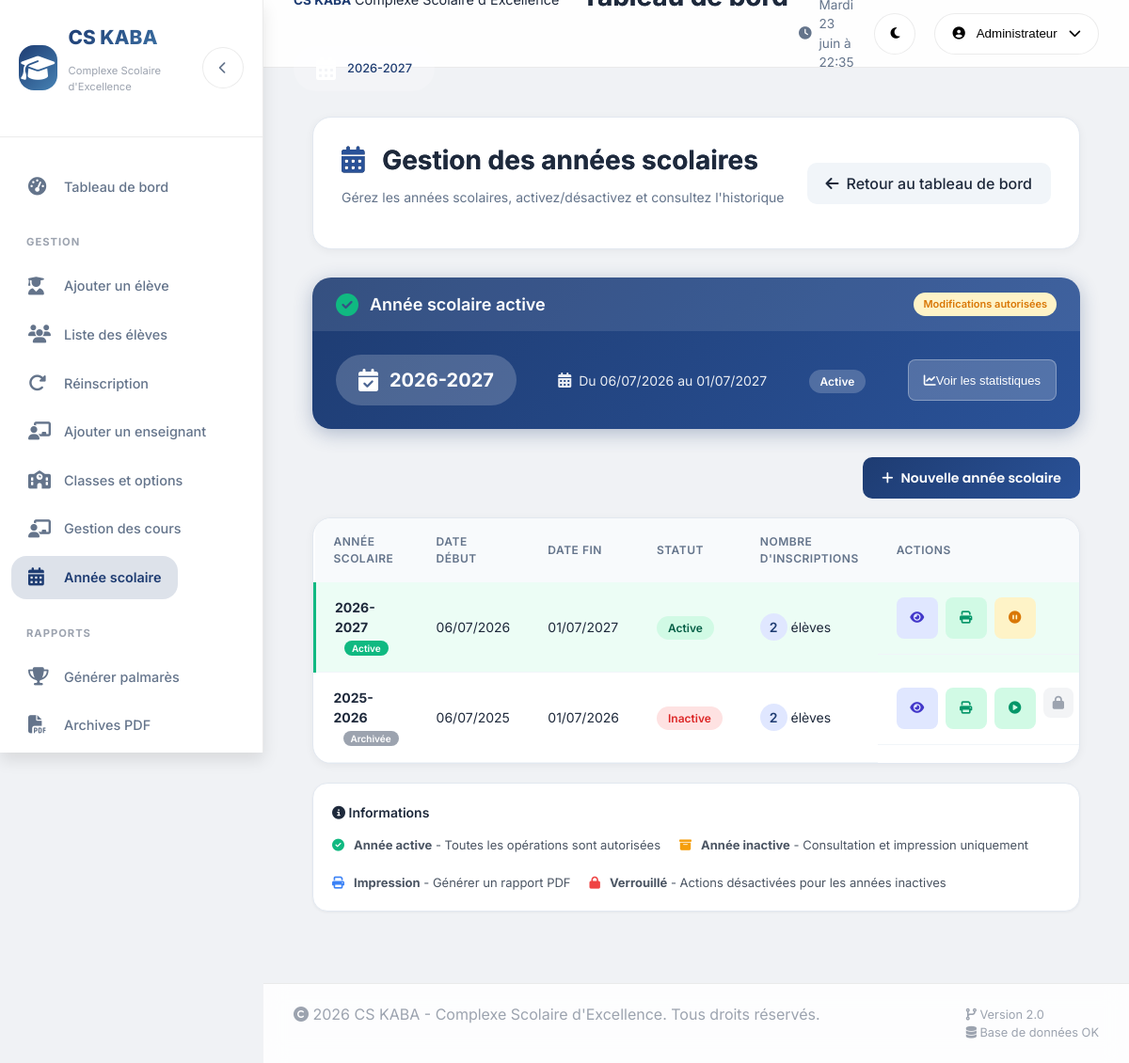
Screenshot of /gestion/annee-scolaire/ (signed in) with the database file from the repository.
### Cote/models.py (models this page shows, shortened)
class AnneeScolaire(models.Model):
    annee_scolaire = models.CharField(max_length=20, unique=True, verbose_name="Année scolaire")
    est_active = models.BooleanField(default=False, verbose_name="Année active")
    date_debut = models.DateField(verbose_name="Date début")
    date_fin = models.DateField(verbose_name="Date fin")
    created_at = models.DateTimeField(auto_now_add=True, verbose_name="Date de création")
    class Meta:
        verbose_name = "Année scolaire"
        verbose_name_plural = "Années scolaires"
        ordering = ['-id']

### Cote/views.py (the view)
# urls.py: path('gestion/annee-scolaire/', views.annee_scolaire_page, name='annee_scolaire_page'),
def annee_scolaire_page(request):
    if not request.session.get('user_id'):
        return redirect('login')
    if request.session.get('user_role') != 'DE':
        messages.error(request, 'Accès non autorisé')
        return redirect('login')
    context = {
        'user_nom': request.session.get('user_nom'),
        'annee_active': AnneeScolaire.objects.filter(est_active=True).first(),
        'annees': AnneeScolaire.objects.all().order_by('-id'),
        'page_title': 'Année scolaire - CS KABA'
    }
    return render(request, 'Cote/admin/annee_scolaire.html', context)

### Cote/templates/Cote/admin/annee_scolaire.html (shortened to what this page needs)
{% extends "Cote/admin/includes/head.html" %}
{% load static %}
{% block extra_head %}
<link rel="stylesheet" href="{% static 'css/admin/annee_scolaire.css' %}">
{% endblock %}
{% block body %}
<div class="page-container">
    <div class="page-header">
        <div class="page-header-content">
            <h1 class="page-title">
                <i class="fas fa-calendar-alt"></i>
                Gestion des années scolaires
            </h1>
            <p class="page-subtitle">Gérez les années scolaires, activez/désactivez et consultez l'historique</p>
        </div>
        <div class="page-actions">
            <a href="{% url 'dashboard_de' %}" class="btn-secondary">
                <i class="fas fa-arrow-left"></i>
                Retour au tableau de bord
            </a>
        </div>
    </div>
    <div class="active-year-card">
        <div class="active-year-header">
            <i class="fas fa-check-circle"></i>
            <h3>Année scolaire active</h3>
            <span class="info-badge">Modifications autorisées</span>
        </div>
        <div class="active-year-body">
            {% if annee_active %}
                <div class="year-info">
                    <div class="year-badge">
                        <i class="fas fa-calendar-check"></i>
                        <span class="year-name">{{ annee_active.annee_scolaire }}</span>
                    </div>
                    <div class="year-date">
                        <i class="fas fa-calendar-alt"></i>
                        Du {{ annee_active.date_debut|date:"d/m/Y" }} au {{ annee_active.date_fin|date:"d/m/Y" }}
                    </div>
                    <div class="year-status">
                        <span class="status-badge active">Active</span>
                    </div>
                    <button class="btn-view-details" onclick="viewYearDetails({{ annee_active.id }})">
                        <i class="fas fa-chart-line"></i> Voir les statistiques
                    </button>
                </div>
            {% endif %}
        </div>
    </div>
    {% if annee_active %}
    <div class="actions-bar">
        <button class="btn-add" onclick="openModal('modalAnnee')">
            <i class="fas fa-plus"></i>
            Nouvelle année scolaire
        </button>
    </div>
    {% endif %}
    <div class="table-container">
        <table class="data-table">
            <thead>
                <tr>
                    <th>Année scolaire</th>
                    <th>Date début</th>
                    <th>Date fin</th>
                    <th>Statut</th>
                    <th>Nombre d'inscriptions</th>
                    <th>Actions</th>
                </tr>
            </thead>
            <tbody id="anneesTableBody">
                {% for annee in annees %}
                <tr data-id="{{ annee.id }}" {% if annee.est_active %}class="active-row"{% endif %}>
                    <td>
                        <strong>{{ annee.annee_scolaire }}</strong>
                        {% if annee.est_active %}
                            <span class="active-tag">Active</span>
                        {% else %}
                            <span class="inactive-tag">Archivée</span>
                        {% endif %}
                    </td>
                    <td>{{ annee.date_debut|date:"d/m/Y" }}</td>
                    <td>{{ annee.date_fin|date:"d/m/Y" }}</td>
                    <td>
                        {% if annee.est_active %}
                            <span class="status-badge active">Active</span>
                        {% else %}
                            <span class="status-badge inactive">Inactive</span>
                        {% endif %}
                    </td>
                    <td>
                        <span class="inscription-count">{{ annee.inscription_set.count }}</span> élèves
                    </td>
                    <td class="actions-cell">
                        {% if annee.est_active %}
                            <button class="action-btn view" onclick="viewYearDetails({{ annee.id }})" title="Voir détails">
                                <i class="fas fa-eye"></i>
                            </button>
                            <button class="action-btn print" onclick="printYearReport({{ annee.id }})" title="Imprimer rapport">
                                <i class="fas fa-print"></i>
                            </button>
                            <button class="action-btn deactivate" onclick="deactivateAnnee({{ annee.id }})" title="Désactiver">
                                <i class="fas fa-pause-circle"></i>
                            </button>
                        {% else %}
                            <button class="action-btn view" onclick="viewYearDetails({{ annee.id }})" title="Voir détails">
                                <i class="fas fa-eye"></i>
                            </button>
                            <button class="action-btn print" onclick="printYearReport({{ annee.id }})" title="Imprimer rapport">
                                <i class="fas fa-print"></i>
                            </button>
                            <button class="action-btn activate" onclick="activateAnnee({{ annee.id }})" title="Réactiver">
                                <i class="fas fa-play-circle"></i>
                            </button>
                            <span class="disabled-action" title="Modification non autorisée - Année inactive">
                                <i class="fas fa-lock"></i>
                            </span>
                        {% endif %}
                    </td>
                </tr>
                {% endfor %}
            </tbody>
        </table>
    </div>
    <div class="legend-card">
        <h4><i class="fas fa-info-circle"></i> Informations</h4>
        <div class="legend-items">
            <div class="legend-item">
                <i class="fas fa-check-circle text-success"></i>
                <span><strong>Année active</strong> - Toutes les opérations sont autorisées</span>
            </div>
            <div class="legend-item">
                <i class="fas fa-archive text-warning"></i>
                <span><strong>Année inactive</strong> - Consultation et impression uniquement</span>
            </div>
            <div class="legend-item">
                <i class="fas fa-print text-info"></i>
                <span><strong>Impression</strong> - Générer un rapport PDF</span>
            </div>
            <div class="legend-item">
                <i class="fas fa-lock text-danger"></i>
                <span><strong>Verrouillé</strong> - Actions désactivées pour les années inactives</span>
            </div>
        </div>
    </div>
</div>
{% endblock %}

### Cote/templates/Cote/admin/includes/topbar.html (shortened to what this page needs)
<header class="topbar">
    <div class="topbar-left">
        <div class="etablissement-info">
            <strong>CS KABA</strong>
            <small>Complexe Scolaire d'Excellence</small>
        </div>
        <h1 class="page-title">{% block page_title %}Tableau de bord{% endblock %}</h1>
        {% if annee_active %}
        <div class="year-badge">
            <i class="fas fa-calendar-alt"></i>
            <span>{{ annee_active.annee_scolaire }}</span>
        </div>
        {% endif %}
    </div>
    <div class="topbar-right">
        <div class="date-time">
            <i class="fas fa-clock"></i>
            <span id="currentDateTime"></span>
        </div>
        <button class="theme-toggle" id="themeToggle" aria-label="Changer de thème">
            <i class="fas fa-moon"></i>
        </button>
        <div class="user-dropdown">
            <button class="dropdown-trigger">
                <i class="fas fa-user-circle"></i>
                <span>{{ user_nom|default:"Administrateur" }}</span>
                <i class="fas fa-chevron-down"></i>
            </button>
        </div>
    </div>
</header>

### rows the page displays
AnneeScolaire: annee_scolaire "2026-2027", date_debut "06/07/2026", date_fin "01/07/2027", est_active "Active", inscription_set.count "2"
AnneeScolaire: annee_scolaire "2025-2026", est_active "Archivée", date_debut "06/07/2025", date_fin "01/07/2026", inscription_set.count "2"

### other values shown
{{ user_nom|default:"Administrateur" }} "Administrateur"
